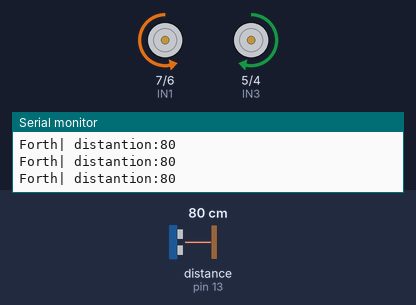
The sketch below on a simulated Arduino Uno, built with avr-gcc and run on an emulated ATmega328P. Parts: motor-driver pin pairs drawn as motors (green arrow = first pin HIGH = forward, orange = second pin HIGH = backward, longer = more drive, scaled by the enable pin), the last lines printed to the serial monitor. Wiring (inferred from the names in the program): ultrasonic range finder: trigger pin 12; echo pin 13. The inputs (shaded band) are chosen by the test bench; at power-on: distance to the obstacle (sensor on pin 13) 80 cm. The echo pulse lasts 58.3 µs per cm.

Above: at 1.2 s.
1.3 s: distance to the obstacle (sensor on pin 13) set to 13 cm
2.8 s: distance to the obstacle (sensor on pin 13) set to 10 cm
At 3.4 s:
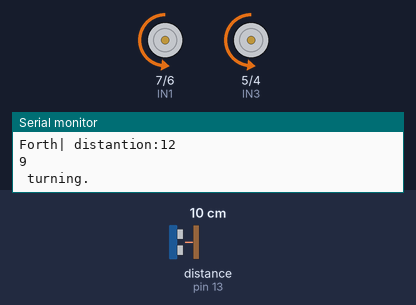
5.8 s: distance to the obstacle (sensor on pin 13) set to 27 cm
8.8 s: distance to the obstacle (sensor on pin 13) set to 33 cm
10.9 s: distance to the obstacle (sensor on pin 13) set to 2 cm
At 11.34 s:
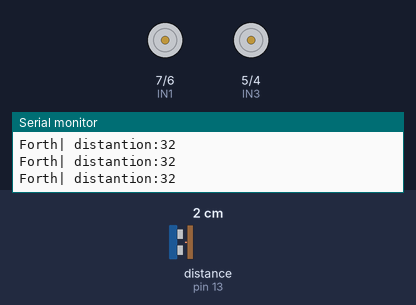
Timing chart, 0 to 14.9 s (numbered marks = the images above; inputs shaded):
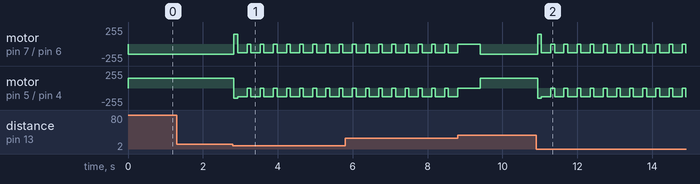

The sketch:

sketch_robot_sonar_5.ino
```cpp
int IN1 = 7; // Двигатели
int IN2 = 6;
int IN3 = 5;
int IN4 = 4;

int EN1 = 9; // сигналы скорости
int EN2 = 3;

int Trig = 12; // сонар
int Echo = 13;


int MAXspeed = 150; // Максимальная скорость робота
int TURNspeed = 130;
int TURNangle = 250;// время поворота, хорошо бы пересчитать в градусы, когда будут датчики положения или скорости.
int BACKtime = 100;
int BACKspeed = 150;

int i;
int t;
int pos=50;

unsigned int impulseTime=0; // Для сонара
unsigned int distance_sm=0;

void setup()
{
  Serial.begin(9600);

  //выводы двигателей
  pinMode (EN1, OUTPUT); // правое колесо
  pinMode (IN1, OUTPUT);
  pinMode (IN2, OUTPUT);

  pinMode (EN2, OUTPUT); // левое колесо
  pinMode (IN4, OUTPUT);
  pinMode (IN3, OUTPUT);

  //выводы сонара
  pinMode(Trig, OUTPUT);
  pinMode(Echo, INPUT);
}


void loop()
{

pos = dist ();


if (pos>10)
  {
    robo_forth ();
    Serial.print ("Forth| distantion:");
    Serial.println (pos);

  }
  else
  {
    robo_stop ();

    robo_back ();
    //robo_stop ();


    robo_turn ();
    robo_stop ();
    delay(500);
  }

}

//functions

//STOP
  int robo_stop () {
    // обнуление сигнала
    analogWrite (EN1, 0);
    analogWrite (EN2, 0);

    }

//FORTH
  int robo_forth () {
      // настройки для езды вперед
    digitalWrite (IN2, HIGH);
    digitalWrite (IN1, LOW);

    digitalWrite (IN3, HIGH);
    digitalWrite (IN4, LOW);

    analogWrite(EN1, MAXspeed);
    analogWrite(EN2, MAXspeed);
    delay(50);

  }

//TURN
  int robo_turn () {
    // настройки для кругом
    digitalWrite (IN2, HIGH);
    digitalWrite (IN1, LOW);

    digitalWrite (IN4, HIGH);
    digitalWrite (IN3, LOW);

    // пусть крутится пока <30см
    pos = dist ();

    while(pos < 30){

      analogWrite(EN1, TURNspeed);
      analogWrite(EN2, TURNspeed);
      delay(TURNangle); // здесь регулировать время поворота.

      pos = dist ();
      robo_stop ();
      delay (100);
      Serial.println (pos);
      Serial.print (" turning.");

    }

  }

//BACK
  int robo_back () {
    // настройки для езды назад
    digitalWrite (IN1, HIGH);
    digitalWrite (IN2, LOW);

    digitalWrite (IN4, HIGH);
    digitalWrite (IN3, LOW);

    analogWrite(EN1, BACKspeed);
    analogWrite(EN2, BACKspeed);

    delay(BACKtime);

  }


//Sonar
  int dist () {

    digitalWrite(Trig, HIGH);
    /* Подаем импульс на вход trig дальномера */
    delayMicroseconds(10); // равный 10 микросекундам
    digitalWrite(Trig, LOW); // Отключаем
    impulseTime=pulseIn(Echo, HIGH); // Замеряем длину импульса
    distance_sm=impulseTime/58; // Пересчитываем в сантиметры
    return distance_sm;
  }
```

Measured:
- the behaviour switches between 12 and 11 cm on distance to the obstacle (sensor on pin 13) (found by bisection; images 0 and 1)
- after the input at 2.8 s, motor on pin 7 (IN1) / pin 6 (IN2): backward 150/255 → forward 150/255 at once, then repeats every 0.35 s: backward 130/255 0.25 s, stopped 0.10 s; motor on pin 5 (IN3) / pin 4 (IN4): forward 150/255 → backward 150/255 at once, then repeats every 0.35 s: backward 130/255 0.25 s, stopped 0.10 s
- after the input at 10.9 s, motor on pin 7 (IN1) / pin 6 (IN2): backward 150/255 → forward 150/255 at once, then repeats every 0.35 s: backward 130/255 0.25 s, stopped 0.10 s; motor on pin 5 (IN3) / pin 4 (IN4): forward 150/255 → backward 150/255 at once, then repeats every 0.35 s: backward 130/255 0.25 s, stopped 0.10 s
